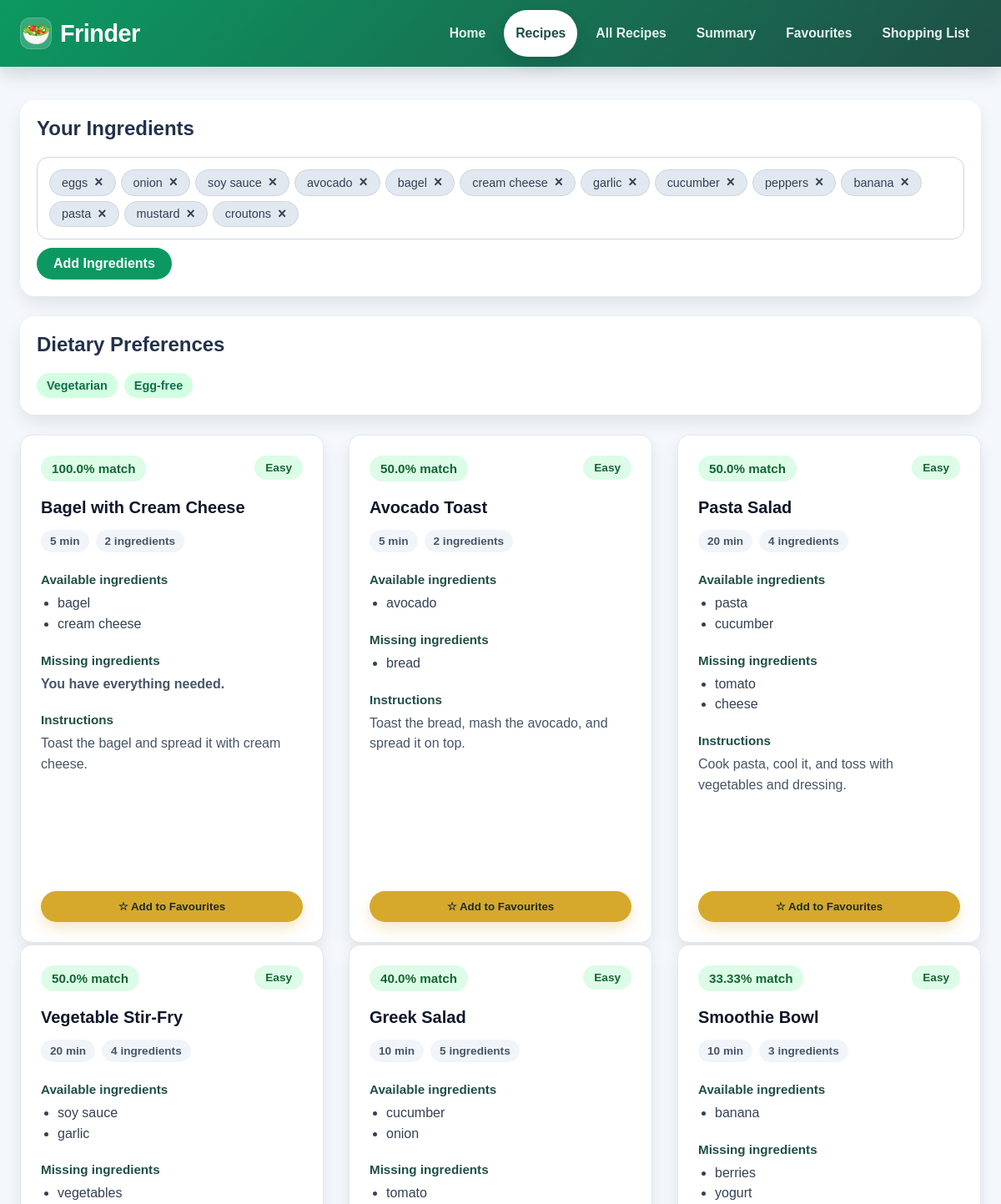
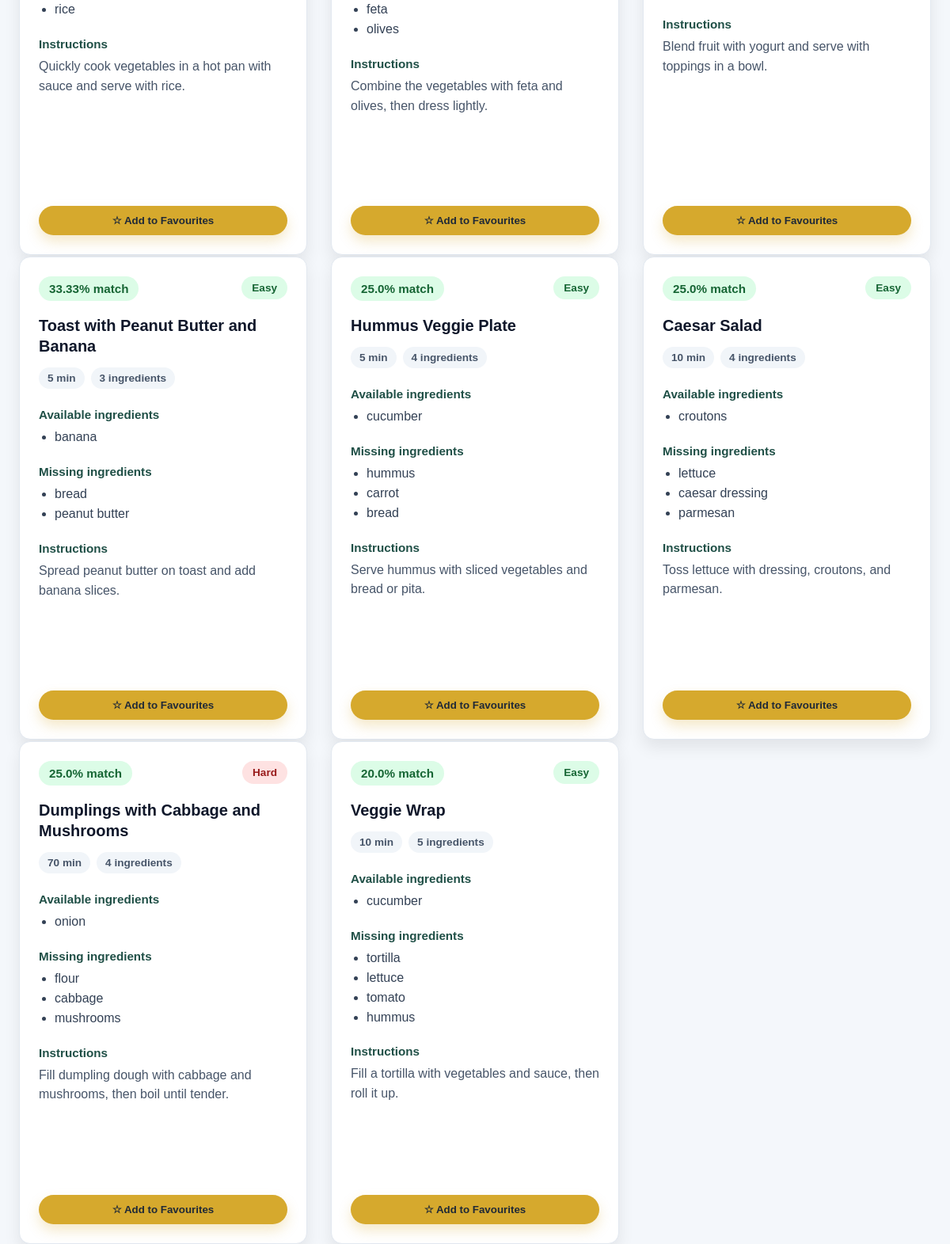
Page /recipes on the committed database (2 pictures, top to bottom).
### db_models.py (models this page shows)
class IngredientRow(Base):
    __tablename__ = "ingredients"
    id = Column(Integer, primary_key=True)
    name = Column(String, nullable=False, unique=True)
    recipe_links = relationship("RecipeIngredientRow", back_populates="ingredient")
    user_links = relationship("UserIngredientRow", back_populates="ingredient")
    shopping_links = relationship("ShoppingListRow", back_populates="ingredient")

class RecipeRow(Base):
    __tablename__ = "recipes"
    id = Column(Integer, primary_key=True)
    name = Column(String, nullable=False, unique=True)
    instructions = Column(String, nullable=False, default="")
    cooking_time = Column(Integer, nullable=False, default=0)
    difficulty = Column(String, nullable=False, default="Easy")
    recipe_ingredients = relationship(
        "RecipeIngredientRow",
        back_populates="recipe",
        cascade="all, delete-orphan",
        order_by="RecipeIngredientRow.position",
    )

### app.py (the view, shortened to what this page needs)
@app.route("/recipes", methods=["GET", "POST"])
def recipes():
    user_ingredients = read_user_ingredients()
    favourite_recipe_names = read_favourite_recipe_names()
    dietary_restrictions, excluded_ingredients = get_active_preferences()
    suggestions = []
    if user_ingredients:
        suggestions, favourite_recipe_names = get_recipe_suggestions(
            user_ingredients,
            dietary_restrictions,
            excluded_ingredients,
        )
    return render_template(
        "recipes.html",
        user_ingredients=user_ingredients,
        suggestions=suggestions,
        favourite_recipe_names=favourite_recipe_names,
        **build_preferences_context(dietary_restrictions, excluded_ingredients),
    )

### app.py (called while the page is built)
def add_favourite_status(recipes, favourite_recipe_names):
    favourite_name_set = set(favourite_recipe_names)
    return [
        recipe.__class__(
            **{
                **recipe.to_dict(),
                "is_favourite": recipe_key(recipe.name) in favourite_name_set,
            }
        )
        for recipe in recipes
    ]

def get_active_preferences():
    dietary_restrictions = normalize_dietary_restrictions(
        read_dietary_restrictions()
    )
    excluded_ingredients = read_excluded_ingredients()
    return dietary_restrictions, excluded_ingredients

def build_preferences_context(dietary_restrictions=None, excluded_ingredients=None):
    if dietary_restrictions is None or excluded_ingredients is None:
        dietary_restrictions, excluded_ingredients = get_active_preferences()
    return {
        "dietary_restriction_options": DIETARY_RESTRICTION_OPTIONS,
        "selected_dietary_restrictions": dietary_restrictions,
        "active_dietary_restriction_labels": dietary_restriction_labels(
            dietary_restrictions
        ),
        "excluded_ingredients": excluded_ingredients,
        "excluded_ingredients_str": ", ".join(excluded_ingredients),
        "has_active_preferences": bool(
            dietary_restrictions or excluded_ingredients
        ),
    }

def get_recipe_suggestions(
    user_ingredients,
    dietary_restrictions=None,
    excluded_ingredients=None,
):
    if dietary_restrictions is None or excluded_ingredients is None:
        dietary_restrictions, excluded_ingredients = get_active_preferences()
    recipes_list = load_recipes()
    favourite_recipe_names = read_favourite_recipe_names()
    suggestions = add_favourite_status(
        match_recipes(
            user_ingredients,
            recipes_list,
            dietary_restrictions=dietary_restrictions,
            excluded_ingredients=excluded_ingredients,
        ),
        favourite_recipe_names,
    )
    save_match_history(user_ingredients, suggestions)
    return suggestions, favourite_recipe_names

### charts.py (called while the page is built)
def recipe_difficulty(recipe):
    if isinstance(recipe, Recipe):
        return recipe.difficulty
    if isinstance(recipe, dict):
        return recipe.get("difficulty", "Unknown")
    return "Unknown"

### db.py (called while the page is built)
def _session():
    return _session_factory()()

def session():
    return _session()

### storage.py (called while the page is built)
def _run_read(action):
    with session() as db_session:
        return action(db_session)

def read_user_ingredients():
    return _run_read(_read_user_ingredient_names)

### templates/recipes.html (shortened to what this page needs)
{% extends "base.html" %}
{% block content %}
<section class="selected-ingredients-box">
    <h2>Your Ingredients</h2>
    <div class="ingredients-edit-form-container">
        <div class="ingredients-tags-container">
            {% for item in user_ingredients %}
                <div class="ingredient-tag">
                    <span class="tag-text">{{ item }}</span>
                    <form action="{{ url_for('remove_ingredient') }}" method="POST">
                        <button type="submit" class="tag-delete-icon">×</button>
                    </form>
                </div>
            {% endfor %}
        </div>
        <a href="{{ url_for('index') }}" class="ingredients-edit-form__button">
            Add Ingredients
        </a>
    </div>
</section>
<section class="active-preferences-box">
    <h2>Dietary Preferences</h2>
    {% if has_active_preferences %}
        <div class="preference-chip-list">
            {% for label in active_dietary_restriction_labels %}
                <span class="preference-chip">{{ label }}</span>
            {% endfor %}
        </div>
    {% else %}
        <p>No dietary restrictions or excluded ingredients selected.</p>
    {% endif %}
</section>
<section class="recipes-scroll">
  <div class="recipes-grid">
    {% for recipe in suggestions if recipe.match_score > 0 %}
      <article class="recipe-card {% if recipe.is_favourite %}recipe-card--favourite{% endif %}">
        <div class="recipe-card__header">
          <span class="recipe-card__match">{{ recipe.match_score }}% match</span>
          <span class="difficulty-badge difficulty-badge--{{ recipe.difficulty | lower }}">
            {{ recipe.difficulty }}
          </span>
        </div>
        <h3 class="recipe-card__title">
          {{ recipe.name }}
        </h3>
        <div class="recipe-card__info-row">
          <span>{{ recipe.cooking_time }} min</span>
          <span>{{ recipe.ingredients | length }} ingredients</span>
        </div>
        <div class="recipe-card__section">
          <h4>Available ingredients</h4>
          <ul class="recipe-card__list">
            {% for item in recipe.available_ingredients %}
              <li>{{ item }}</li>
            {% endfor %}
          </ul>
        </div>
        <div class="recipe-card__section">
          <h4>Missing ingredients</h4>
          {% if recipe.missing_ingredients %}
            <ul class="recipe-card__list">
              {% for item in recipe.missing_ingredients %}
                <li>{{ item }}</li>
              {% endfor %}
            </ul>
          {% else %}
            <p class="recipe-card__ready">You have everything needed.</p>
          {% endif %}
        </div>
        <div class="recipe-card__section recipe-card__instructions">
          <h4>Instructions</h4>
          <p>{{ recipe.instructions }}</p>
        </div>
        <div class="recipe-card__actions">
          {% if recipe.is_favourite %}
            <form method="post" action="{{ url_for('remove_from_favourites') }}">
              <input type="hidden" name="recipe_name" value="{{ recipe.name }}">
              <button class="favourite-button favourite-button--active" type="submit">
                ★ Remove from Favourites
              </button>
            </form>
          {% else %}
            <form method="post" action="{{ url_for('add_to_favourites') }}">
              <button class="favourite-button" type="submit">
                ☆ Add to Favourites
              </button>
            </form>
          {% endif %}
        </div>
      </article>
    {% else %}
      <p class="recipes-empty-message">
        No matching recipes for your current ingredients and preferences.
      </p>
    {% endfor %}
  </div>
</section>
{% endblock %}

### static/style.css (style rules this page uses)
body { font-family: Arial, sans-serif; margin: 0; background: #f4f7fb; color: #24324a; }
button { padding: 10px 14px; font-family: inherit; }
.selected-ingredients-box, .active-preferences-box, .preferences-panel, .shopping-card, .summary-stat-card, .summary-panel { background: white; border-radius: 18px; padding: 20px; box-shadow: 0 10px 20px rgba(0, 0, 0, 0.08); }
.selected-ingredients-box { margin-bottom: 24px; }
.selected-ingredients-box h2, .active-preferences-box h2, .preferences-panel h2 { margin-top: 0; }
.active-preferences-box, .preferences-panel { margin-bottom: 24px; }
.ingredients-edit-form__button, .shopping-button, .primary-submit-btn { border: none; border-radius: 999px; background: #0C9961; color: white; cursor: pointer; font-weight: bold; white-space: nowrap; }
.ingredients-edit-form__button { align-self: flex-start; display: inline-block; text-decoration: none; text-align: center; padding: 10px 20px; }
.recipes-scroll, .all-recipes-section, .favourites-section { max-height: none; overflow-y: visible; padding-right: 0; }
.recipes-grid, .all-recipes-grid, .favourites-grid { display: grid; grid-template-columns: repeat(3, minmax(0, 1fr)); column-gap: 30px; row-gap: 52px; align-items: start; }
.recipe-card { position: relative; display: flex; flex-direction: column; min-height: 100%; gap: 14px; margin-top: 0; margin-bottom: 12px; padding: 24px; background: white; border: 1px solid #e2e8f0; border-radius: 14px; box-shadow: 0 10px 20px rgba(0, 0, 0, 0.08); transition: transform 0.2s ease, box-shadow 0.2s ease; }
.recipe-card__header, .recipe-card__top { display: flex; align-items: flex-start; justify-content: space-between; gap: 16px; margin-bottom: 4px; }
.recipe-card__title { display: flex; align-items: center; gap: 8px; margin: 0; color: #0f172a; font-size: 1.25rem; line-height: 1.3; }
.recipe-card__match { display: inline-flex; align-items: center; padding: 7px 13px; border-radius: 999px; background: #dcfce7; color: #166534; font-size: 0.95rem; font-weight: 800; white-space: nowrap; }
.recipe-card__info-row, .recipe-card__meta { display: flex; flex-wrap: wrap; gap: 8px; margin: 0 0 10px; color: #475569; font-size: 0.85rem; }
.recipe-card__info-row span, .recipe-card__meta span { display: inline-flex; align-items: center; padding: 6px 11px; border-radius: 999px; background: #f1f5f9; color: #475569; font-weight: 700; }
.difficulty-badge, .recipe-card__badge { display: inline-flex; align-items: center; padding: 7px 13px; border-radius: 999px; font-size: 0.85rem; font-weight: 800; white-space: nowrap; }
.difficulty-badge--easy, .recipe-card__badge { background: #dcfce7; color: #166534; }
.difficulty-badge--hard { background: #fee2e2; color: #991b1b; }
.recipe-card__section { margin-top: 0; margin-bottom: 8px; }
.recipe-card__section h4 { margin: 0 0 8px; color: #1f4f46; font-size: 0.95rem; }
.recipe-card__section p { margin: 0; color: #475569; line-height: 1.55; }
.recipe-card__list { margin: 8px 0 0; padding-left: 20px; color: #334155; line-height: 1.55; }
.recipe-card__instructions { flex-grow: 1; }
.recipe-card__ready { color: #166534; font-weight: bold; }
.recipe-card__actions { margin-top: auto; padding-top: 30px; }
.recipe-card__actions form { margin: 0; }
.recipe-card__actions button, .favourite-button { width: 100%; }
.favourite-button { border: none; border-radius: 999px; background: #d6a92d; color: #1f2937; padding: 11px 16px; cursor: pointer; font-weight: 800; box-shadow: 0 8px 16px rgba(214, 169, 45, 0.25); }
.preference-chip-list { display: flex; flex-wrap: wrap; gap: 8px; }
.preference-chip { display: inline-flex; align-items: center; padding: 7px 12px; border-radius: 999px; background: #d2ffe2; color: #0f6f4b; font-size: 0.9rem; font-weight: 800; }
.ingredients-edit-form-container { display: flex; flex-direction: column; gap: 10px; width: 100%; }
.ingredients-tags-container { display: flex; flex-wrap: wrap; gap: 6px; padding: 14px; background: white; border: 1px solid #cbd5e1; border-radius: 14px; min-height: 54px; box-sizing: border-box; }
.ingredient-tag { display: inline-flex; align-items: center; gap: 6px; background-color: #e2e8f0; color: #334155; border: 1px solid #cbd5e1; padding: 6px 14px; border-radius: 999px; font-size: 0.9rem; font-weight: 500; cursor: pointer; transition: all 0.2s ease-in-out; user-select: none; }
.tag-delete-icon { font-weight: bold; font-size: 1.1rem; line-height: 1; background: none; border: none; cursor: pointer; color: inherit; padding: 0 0 0 2px; }

### rows in the picture
IngredientRow: name "eggs"
IngredientRow: name "onion"
IngredientRow: name "soy sauce"
IngredientRow: name "avocado"
IngredientRow: name "bagel"
IngredientRow: name "cream cheese"
IngredientRow: name "garlic"
IngredientRow: name "cucumber"
IngredientRow: name "peppers"
IngredientRow: name "banana"
IngredientRow: name "pasta"
IngredientRow: name "mustard"
IngredientRow: name "croutons"
RecipeRow: match_score "100.0", difficulty "Easy", name "Bagel with Cream Cheese", cooking_time "5", ingredients|length "2", available_ingredients "bagel" "cream cheese", shows "You have everything needed.", instructions "Toast the bagel and spread it with cream cheese."
RecipeRow: match_score "50.0", difficulty "Easy", name "Avocado Toast", cooking_time "5", ingredients|length "2", available_ingredients "avocado", instructions "Toast the bread, mash the avocado, and spread it on top."
IngredientRow: name "bread"
RecipeRow: match_score "50.0", difficulty "Easy", name "Pasta Salad", cooking_time "20", ingredients|length "4", available_ingredients "pasta" "cucumber", instructions "Cook pasta, cool it, and toss with vegetables and dressing."
IngredientRow: name "tomato"
IngredientRow: name "cheese"
RecipeRow: match_score "50.0", difficulty "Easy", name "Vegetable Stir-Fry", cooking_time "20", ingredients|length "4", available_ingredients "soy sauce" "garlic", instructions "Quickly cook vegetables in a hot pan with sauce and serve with rice."
IngredientRow: name "vegetables"
IngredientRow: name "rice"
RecipeRow: match_score "40.0", difficulty "Easy", name "Greek Salad", cooking_time "10", ingredients|length "5", available_ingredients "cucumber" "onion", instructions "Combine the vegetables with feta and olives, then dress lightly."
IngredientRow: name "feta"
IngredientRow: name "olives"
RecipeRow: match_score "33.33", difficulty "Easy", name "Smoothie Bowl", cooking_time "10", ingredients|length "3", available_ingredients "banana", instructions "Blend fruit with yogurt and serve with toppings in a bowl."
IngredientRow: name "berries"
IngredientRow: name "yogurt"
RecipeRow: match_score "33.33", difficulty "Easy", name "Toast with Peanut Butter and Banana", cooking_time "5", ingredients|length "3", available_ingredients "banana", instructions "Spread peanut butter on toast and add banana slices."
IngredientRow: name "peanut butter"
RecipeRow: match_score "25.0", difficulty "Easy", name "Hummus Veggie Plate", cooking_time "5", ingredients|length "4", available_ingredients "cucumber", instructions "Serve hummus with sliced vegetables and bread or pita."
IngredientRow: name "hummus"
IngredientRow: name "carrot"
RecipeRow: match_score "25.0", difficulty "Easy", name "Caesar Salad", cooking_time "10", ingredients|length "4", available_ingredients "croutons", instructions "Toss lettuce with dressing, croutons, and parmesan."
IngredientRow: name "lettuce"
IngredientRow: name "caesar dressing"
IngredientRow: name "parmesan"
RecipeRow: match_score "25.0", difficulty "Hard", name "Dumplings with Cabbage and Mushrooms", cooking_time "70", ingredients|length "4", available_ingredients "onion", instructions "Fill dumpling dough with cabbage and mushrooms, then boil until tender."
IngredientRow: name "flour"
IngredientRow: name "cabbage"
IngredientRow: name "mushrooms"
RecipeRow: match_score "20.0", difficulty "Easy", name "Veggie Wrap", cooking_time "10", ingredients|length "5", available_ingredients "cucumber", instructions "Fill a tortilla with vegetables and sauce, then roll it up."
IngredientRow: name "tortilla"

### other values in the picture
{{ label }} "Vegetarian" "Egg-free"
